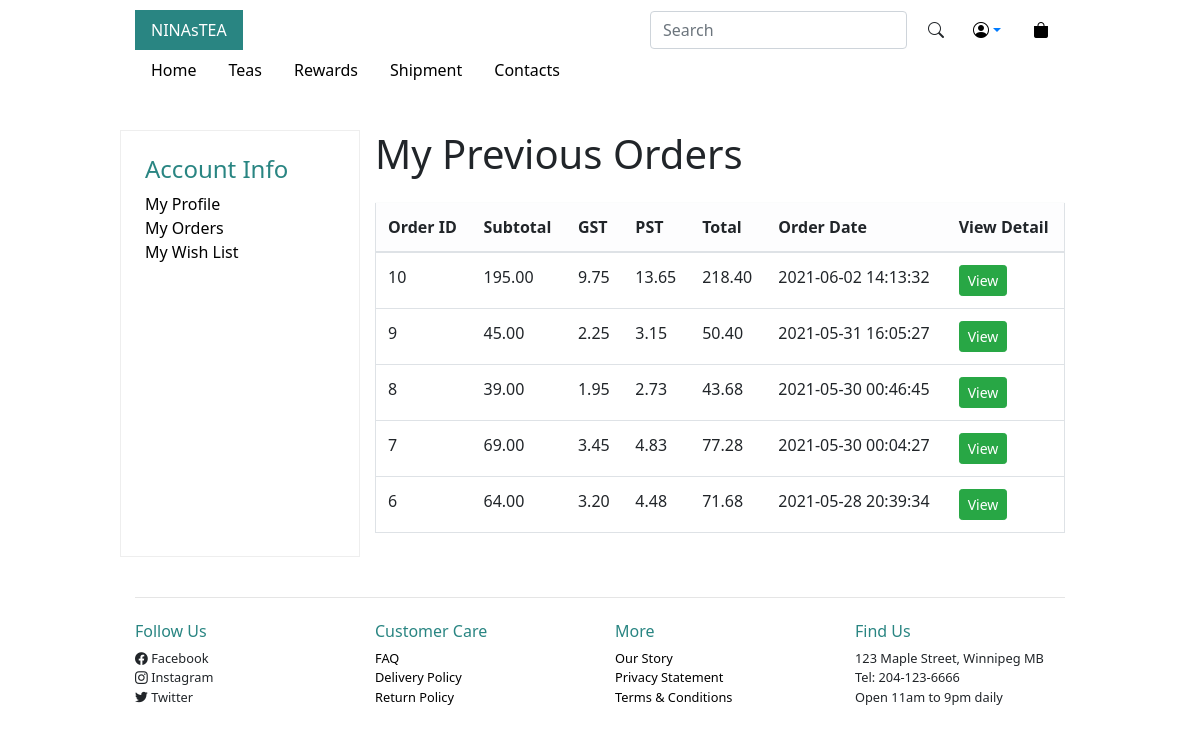
/?page=orders (signed in), run on the app's committed database.
### tables this page shows
CREATE TABLE `orders` (
  `id` int(11) NOT NULL AUTO_INCREMENT,
  `customer_id` int(11) DEFAULT NULL,
  `order_date` datetime NOT NULL DEFAULT current_timestamp(),
  `subtotal` decimal(5,2) NOT NULL,
  `gst` decimal(5,2) NOT NULL,
  `pst` decimal(5,2) NOT NULL,
  `total` decimal(10,2) NOT NULL,
  PRIMARY KEY (`id`)
);

### public/index.php (called while the page is built, shortened)
<?php
try{
    $path = __DIR__ . '/../controllers/' . $_GET['page'] . '.php';
    require $path;
}catch(Exception $e){
    print_r($e->getMessage());
}

### models/orders_model.php (called while the page is built, shortened)
<?php
function allOrdersForOneCustomer($customer_id):array
{
    global $dbh;
    $query = "SELECT * FROM orders
        WHERE customer_id = :customer_id
        ORDER by order_date DESC";
    $stmt = $dbh->prepare($query);
    $params = [':customer_id' => intval($customer_id)];
    $stmt->execute($params);
    $orders = $stmt->fetchAll();
    return $orders ?? [];
}

### views/includes/functions.php (called while the page is built, shortened)
<?php
function e(string $str): string
{
    return htmlentities($str, ENT_QUOTES, "UTF-8");
}

### views/orders.php (the view)
<?php include __DIR__ . '/includes/header.inc.php';?>
<section id="sec-profile">
    <div class="row">
    <div class="col-3 my-4 p-4 user_side_nav">
        <nav class="nav flex-column">
            <h4>Account Info</h4>
            <a href="/?page=profile">My Profile</a>
            <a href="/?page=orders">My Orders</a>
            <a href="/?page=wishlist">My Wish List</a>
        </nav>
    </div>
    <div  class="col-9 my-4" id="profile_info">
        <h1>My Previous Orders</h1>
        <table class="table border my-4">
            <thead>
                <tr class="table-light">
                    <th>Order ID</th>
                    <th>Subtotal</th>
                    <th>GST</th>
                    <th>PST</th>
                    <th>Total</th>
                    <th>Order Date</th>
                    <th>View Detail</th>
                </tr>
            </thead>
            <tbody>
                <?php foreach($orders as $order) : ?>
                <tr>
                    <td><?=e($order['id'])?></td>
                    <td><?=e($order['subtotal'])?></td>
                    <td><?=e($order['gst'])?></td>
                    <td><?=e($order['pst'])?></td>
                    <td><?=e($order['total'])?></td>
                    <td><?=e($order['order_date'])?></td>
                    <td><a href="/?page=confirm_order&order=<?=e($order['id'])?>" class="btn btn-sm btn-success">View</a></td>
                </tr>
                <?php endforeach ;?>
            </tbody>
        </table>
    </div>
    </div>
</section>
<?php require __DIR__ . '/includes/footer.inc.php'; ?>

### public/css/main.css (style rules this page uses)
:root { --main-color: #298582; --secondary-color:#136460; }
body { font-family: 'Segoe UI', Tahoma, Geneva, Verdana, sans-serif; max-width: 960px; margin: 10px auto; }
.user_side_nav { border: 1px solid #eee; }
.user_side_nav h4, .user_side_nav a:hover { color: var(--main-color); }
.user_side_nav a { color: #000; transition: all 0.6s ease; }

### data on the page
orders: id "10", subtotal "195.00", gst "9.75", pst "13.65", total "218.40", order_date "2021-06-02 14:13:32"
orders: id "9", subtotal "45.00", gst "2.25", pst "3.15", total "50.40", order_date "2021-05-31 16:05:27"
orders: id "8", subtotal "39.00", gst "1.95", pst "2.73", total "43.68", order_date "2021-05-30 00:46:45"
orders: id "7", subtotal "69.00", gst "3.45", pst "4.83", total "77.28", order_date "2021-05-30 00:04:27"
orders: id "6", subtotal "64.00", gst "3.20", pst "4.48", total "71.68", order_date "2021-05-28 20:39:34"
